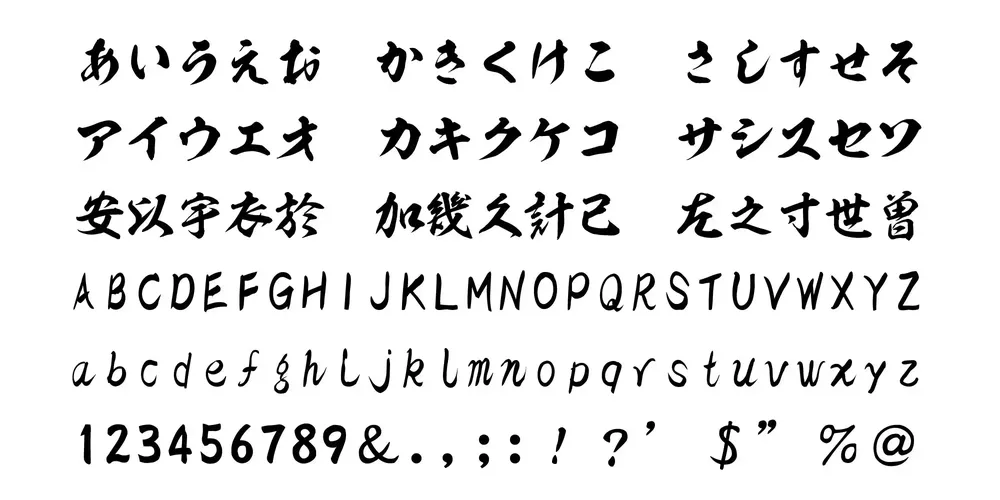
#> input picture ksw_syouwa.webp, 1000 x 500 px, shrunk from 2000 x 1000 before the run
$ python extract_chars.py
#> lines starting #> are read from the running program, lines starting #| are printed output that depends on the picture; after the words box and inside, x2 and y2 are one past the last pixel; in counts of white or black regions, pixels touching at a corner belong together
"""
手書き文字画像から1文字ずつ画像を切り出して個別ファイルに保存するスクリプト。

処理フロー:
    1. グレースケール化
    2. 二値化（Otsu法）
    3. 膨張処理: 縦長カーネルで「i/jの点」「濁点・半濁点」「漢字の偏旁」を結合
    4. 輪郭抽出 → 面積フィルタでノイズ除去
    5. Y座標で行にグループ化 → 各行をX座標で左→右にソート
    6. 行内の後処理:
         - 幅広ボックスの縦投影分割（隣接漢字などの誤結合を解消）
         - 狭い隣接ボックスの結合（「い」など2本線の字の救済）
    7. 膨張前の綺麗な二値化画像から、パディング付きで切り出して保存

使い方:
    # 依存関係をインストール
    pip install opencv-python numpy

    # スクリプトと同じ階層に入力画像を置いて実行
    python extract_chars.py
"""

import os
from pathlib import Path

import cv2
import numpy as np

# ===== 設定（画像特性に合わせて調整） =========================
INPUT_IMAGE = "ksw_syouwa.webp"
OUTPUT_DIR = "output"

# 膨張カーネル: 縦を長めにして「点」「濁点」「偏旁」を本体と結合。
# 横は控えめにして隣の文字と過度に結合しないようにする
DILATE_KERNEL_SIZE = (5, 15)     # (幅, 高さ)
DILATE_ITERATIONS = 2

# ノイズ除去: バウンディングボックスの最小面積
MIN_AREA = 150

# 行グループ化: 中央値高さ × この係数 以内なら同じ行
ROW_THRESHOLD_RATIO = 0.6

# 行内の後処理（狭い隣接ボックスの結合）
#   NARROW_RATIO: 行中央値幅 × この係数より狭いボックスは「狭い」とみなす
#   TINY_RATIO:   これ以下なら単独でも隣と結合する
#   MAX_GAP_RATIO: 横方向ギャップが 行中央値幅 × この係数以内なら結合対象
NARROW_RATIO = 0.55
TINY_RATIO = 0.40
MAX_GAP_RATIO = 0.30

# 行内の後処理（幅広ボックスの分割）
#   WIDE_RATIO: 行中央値幅 × この係数を超えるボックスは「2文字以上結合」候補
#   SPLIT_VALLEY_RATIO: 谷の深さがピークの何割以下なら分割点とみなすか
WIDE_RATIO = 1.6
SPLIT_VALLEY_RATIO = 0.15

# 保存時のパディング（px）
PADDING = 10
# =============================================================


def _group_into_rows(
    bboxes: list[tuple[int, int, int, int]],
    median_h: float,
) -> list[list[tuple[int, int, int, int]]]:
    """バウンディングボックスをY座標で行にグループ化する。

    Y中心座標でソートし、行の平均Y中心から `median_h * ROW_THRESHOLD_RATIO`
    以内なら同じ行として扱う（ランニング平均で行の重心を更新）。
    """
    row_threshold = median_h * ROW_THRESHOLD_RATIO
    bboxes_with_yc = sorted(
        [(x, y, w, h, y + h / 2.0) for (x, y, w, h) in bboxes],
        key=lambda b: b[4],
    )

    rows: list[list[tuple[int, int, int, int]]] = []
    current_row: list[tuple[int, int, int, int]] = []
    current_row_yc: float | None = None

    for x, y, w, h, yc in bboxes_with_yc:
        if current_row_yc is None or abs(yc - current_row_yc) < row_threshold:
            current_row.append((x, y, w, h))
            n = len(current_row)
            current_row_yc = (
                yc if n == 1 else (current_row_yc * (n - 1) + yc) / n
            )
        else:
            rows.append(current_row)
            current_row = [(x, y, w, h)]
            current_row_yc = yc
    if current_row:
        rows.append(current_row)
    return rows


def _split_wide_box(
    bbox: tuple[int, int, int, int],
    binary: np.ndarray,
    median_w: float,
) -> list[tuple[int, int, int, int]]:
    """幅が中央値より大きすぎるボックスを縦投影から分割する。

    元の二値化画像（膨張前）に対して、ボックス内の各列の白画素数を
    数え、谷（画素数がピークの `SPLIT_VALLEY_RATIO` 倍以下の連続領域）
    をすべて検出する。谷の中心位置で分割し、分割後の各幅が
    「中央値 × NARROW_RATIO」以上になるものだけ採用する。
    """
    x, y, w, h = bbox
    if w <= median_w * WIDE_RATIO:
        return [bbox]

    region = binary[y : y + h, x : x + w]
    col_sum = np.sum(region > 0, axis=0)  # 各列の前景画素数
    peak = float(col_sum.max()) if col_sum.size else 0.0
    if peak <= 0:
        return [bbox]
    valley_threshold = peak * SPLIT_VALLEY_RATIO

    # 谷領域（連続する低画素列）を検出
    is_valley = col_sum <= valley_threshold
    valleys: list[tuple[int, int]] = []
    i = 0
    W = len(col_sum)
    while i < W:
        if is_valley[i]:
            j = i
            while j < W and is_valley[j]:
                j += 1
            # 端の谷（余白）は除外し、内部の谷だけ分割候補に
            if i > 0 and j < W:
                valleys.append((i, j))
            i = j
        else:
            i += 1

    if not valleys:
        return [bbox]

    # 各谷の中心でボックスを分割
    cut_positions = [(a + b) // 2 for (a, b) in valleys]
    sub_boxes: list[tuple[int, int, int, int]] = []
    prev = 0
    min_sub_w = median_w * NARROW_RATIO
    for cx in cut_positions:
        sub_w = cx - prev
        if sub_w >= min_sub_w:
            sub_boxes.append((x + prev, y, sub_w, h))
        prev = cx
    tail_w = w - prev
    if tail_w >= min_sub_w:
        sub_boxes.append((x + prev, y, tail_w, h))

    # 有効な分割が得られなかった場合は元のボックスを返す
    if len(sub_boxes) < 2:
        return [bbox]
    return sub_boxes


def _refine_row(
    row: list[tuple[int, int, int, int]],
    binary: np.ndarray,
) -> list[tuple[int, int, int, int]]:
    """行内で極端に狭い隣接ボックスを結合する。

    「い」のように縦2本線で構成される字は、縦優位の膨張だけでは
    結合されないことがある。行の中央値幅を基準に、不自然に狭い
    ボックス同士（または片方が極小）を近接距離で結合する。
    """
    row = sorted(row, key=lambda b: b[0])
    if not row:
        return row

    widths = [w for (_, _, w, _) in row]
    median_w = float(np.median(widths))

    # --- (a) 幅広ボックスの分割（複数文字が結合してしまったケースの救済）---
    expanded: list[tuple[int, int, int, int]] = []
    for bbox in row:
        expanded.extend(_split_wide_box(bbox, binary, median_w))
    row = sorted(expanded, key=lambda b: b[0])
    if len(row) < 2:
        return row

    # 分割後の中央値で閾値を再計算
    widths = [w for (_, _, w, _) in row]
    median_w = float(np.median(widths))
    narrow_threshold = median_w * NARROW_RATIO
    tiny_threshold = median_w * TINY_RATIO
    max_gap = median_w * MAX_GAP_RATIO

    # --- (b) 狭い隣接ボックスの結合（分離しやすい字の救済）---
    changed = True
    while changed:
        changed = False
        for i in range(len(row) - 1):
            x1, y1, w1, h1 = row[i]
            x2, y2, w2, h2 = row[i + 1]
            gap = x2 - (x1 + w1)
            both_narrow = w1 < narrow_threshold and w2 < narrow_threshold
            one_tiny = min(w1, w2) < tiny_threshold
            if gap < max_gap and (both_narrow or one_tiny):
                # 2つのボックスを包含する新しいボックス
                nx = min(x1, x2)
                ny = min(y1, y2)
                nx2 = max(x1 + w1, x2 + w2)
                ny2 = max(y1 + h1, y2 + h2)
                row[i] = (nx, ny, nx2 - nx, ny2 - ny)
                row.pop(i + 1)
                changed = True
                break
    return row


def extract_characters(image_path: str, output_dir: str) -> int:
    # --- 1. 画像読み込み ---
#> called with image_path = 'ksw_syouwa.webp', output_dir = 'output'
    img = cv2.imread(image_path)
#> img is the input picture: shape (500, 1000, 3); mean B, G, R 229.7, 229.7, 229.7
    if img is None:
        raise FileNotFoundError(f"画像が読み込めませんでした: {image_path}")

    # --- 2. グレースケール化 ---
    gray = cv2.cvtColor(img, cv2.COLOR_BGR2GRAY)

    # --- 3. 二値化（Otsu法 + 反転: 文字=255, 背景=0） ---
    # 輪郭抽出は前景を白として扱うため反転する
    _, binary = cv2.threshold(
        gray, 0, 255, cv2.THRESH_BINARY_INV + cv2.THRESH_OTSU
    )
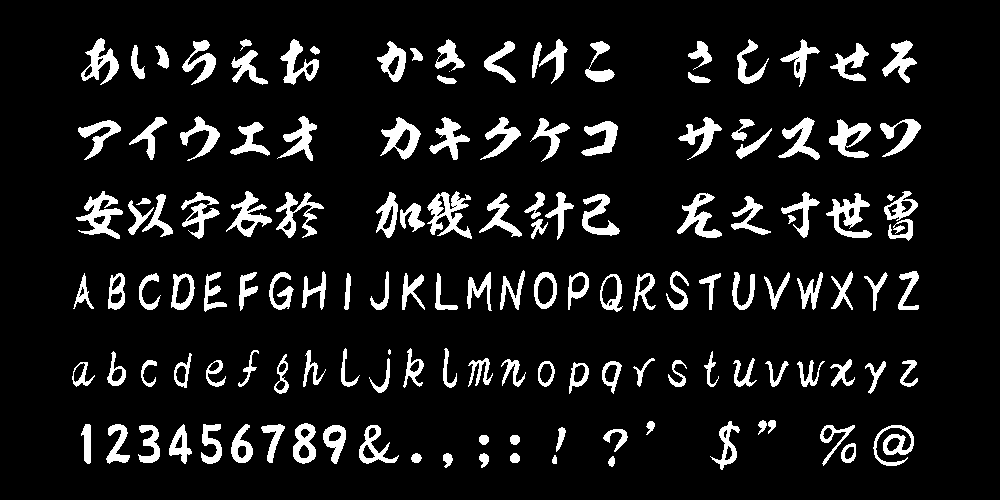
#> binary: shape (500, 1000); 10.1% white; 142 white regions (2 under 20 px), largest, box (x1, y1, x2, y2) and area: (427, 191, 472, 239) 1011, (76, 191, 123, 239) 924, (826, 193, 872, 238) 866

    # --- 4. 膨張処理（結合処理） ---
    # 縦長カーネルで i/j の点、濁点・半濁点、漢字の偏旁などを1つの塊に
    kernel = cv2.getStructuringElement(cv2.MORPH_RECT, DILATE_KERNEL_SIZE)
    dilated = cv2.dilate(binary, kernel, iterations=DILATE_ITERATIONS)
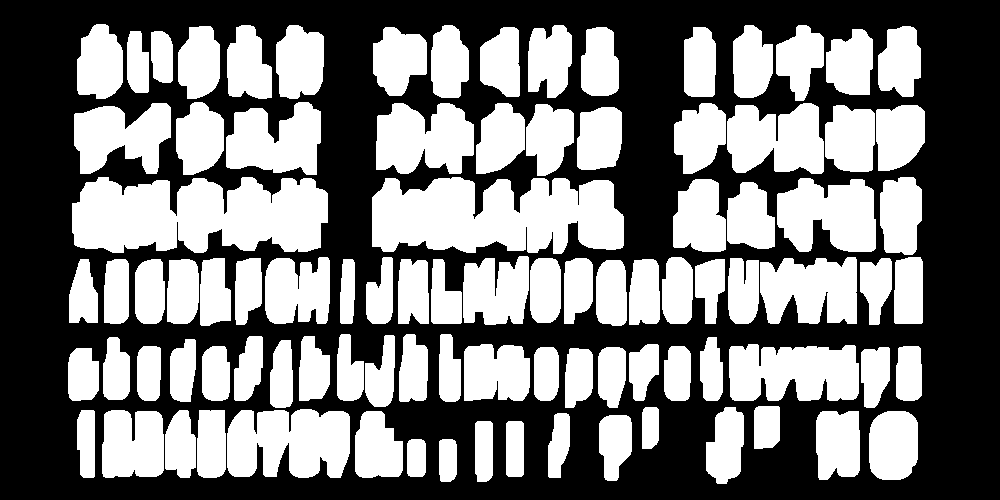
#> dilated: shape (500, 1000); 47.3% white; 94 white regions

    # --- 5. 輪郭抽出（外側の輪郭のみ） + 面積フィルタ ---
    contours, _ = cv2.findContours(
        dilated, cv2.RETR_EXTERNAL, cv2.CHAIN_APPROX_SIMPLE
    )
#> contours = 94 contours; largest, box (x1, y1, x2, y2) and area: (72, 177, 328, 253) 15242, (372, 177, 624, 254) 14898, (227, 409, 350, 478) 6859, (729, 344, 859, 401) 6127, (777, 178, 876, 252) 5495
    bboxes: list[tuple[int, int, int, int]] = []
    for c in contours:
        x, y, w, h = cv2.boundingRect(c)
        if w * h >= MIN_AREA:
            bboxes.append((x, y, w, h))
#> this loop made 94 passes
#> (x, y, w, h) on passes 1 to 12: (439, 439, 18, 43), (407, 439, 19, 38), (506, 421, 18, 56), (475, 421, 18, 61), (599, 415, 33, 66), (548, 413, 22, 65), (869, 411, 49, 69), (816, 411, 44, 69), (355, 411, 48, 67), (197, 410, 29, 68), (165, 410, 31, 68), (102, 410, 62, 68)
#> after the loop, bboxes = 94 items, first 6: (439, 439, 18, 43), (407, 439, 19, 38), (506, 421, 18, 56), (475, 421, 18, 61), (599, 415, 33, 66), (548, 413, 22, 65)

    if not bboxes:
        print("文字が検出されませんでした。パラメータを調整してください。")
        return 0

    # --- 6. 行でグループ化 → 各行を左→右にソート → 行内後処理 ---
    median_h = float(np.median([h for (_, _, _, h) in bboxes]))
#> median_h = 67
    rows = _group_into_rows(bboxes, median_h)
#> in _group_into_rows, `row_threshold = median_h * ROW_THRESHOLD_RATIO`: row_threshold = 40.2
#> in _group_into_rows, `bboxes_with_yc = sorted( [(x, y, w, h, y + h / 2.0) for (x, y, w, h) i..`: bboxes_with_yc = 94 items, first 6: (151, 31, 22, 52, 57), (581, 27, 38, 69, 61.5), (373, 27, 54, 69, 61.5), (878, 26, 43, 71, 61.5), (733, 25, 40, 73, 61.5), (528, 25, 44, 73, 61.5)
#> the loop in _group_into_rows, `for x, y, w, h, yc in bboxes_with_yc:` made 94 passes
#> (x, y, w, h, yc, n, current_row_yc) on passes 1 to 12: (151, 31, 22, 52, 57, 1, 57), (581, 27, 38, 69, 61.5, 2, 59.25), (373, 27, 54, 69, 61.5, 3, 60), (878, 26, 43, 71, 61.5, 4, 60.38), (733, 25, 40, 73, 61.5, 5, 60.6), (528, 25, 44, 73, 61.5, 6, 60.75), (431, 25, 38, 73, 61.5, 7, 60.86), (77, 24, 46, 75, 61.5, 8, 60.94), (127, 31, 22, 62, 62, 9, 61.06), (826, 29, 47, 66, 62, 10, 61.15), (684, 27, 32, 70, 62, 11, 61.23), (480, 27, 40, 70, 62, 12, 61.29)
#> (x, y, w, h, yc, current_row_yc) on passes 17, 28, 34, 56: (876, 105, 49, 66, 138, 138), (777, 178, 99, 74, 215, 215), (530, 258, 31, 65, 290.5, 290.5), (337, 334, 27, 67, 367.5, 367.5)
#> after the loop in _group_into_rows, `for x, y, w, h, yc in bboxes_with_yc:`: n = 17; rows = 5 items
#> rows = 6 items
    rows = [_refine_row(r, binary) for r in rows]
#> after the loop in _refine_row, `for bbox in row:`: expanded = 16 items, first 6: (77, 24, 46, 75), (127, 31, 22, 62), (151, 31, 22, 52), (178, 26, 42, 73), (227, 25, 45, 74), (276, 25, 48, 74)
#> in _refine_row, `row = sorted(expanded, key=lambda b: b[0])`: row has the same summary as expanded
#> in _refine_row, `widths = [w for (_, _, w, _) in row]`: widths = [46, 22, 22, 42, 45, 48, 54, 38, 40, 44, 38, 32, 40, 48, 47, 43]
#> in _refine_row, `median_w = float(np.median(widths))`: median_w = 42.5
#> in _refine_row, `narrow_threshold = median_w * NARROW_RATIO`: narrow_threshold = 23.38
#> in _refine_row, `tiny_threshold = median_w * TINY_RATIO`: tiny_threshold = 17
#> in _refine_row, `max_gap = median_w * MAX_GAP_RATIO`: max_gap = 12.75
#> after the loop in _refine_row, `while changed:`: row = 15 items, first 6: (77, 24, 46, 75), (127, 31, 46, 62), (178, 26, 42, 73), (227, 25, 45, 74), (276, 25, 48, 74), (373, 27, 54, 69)
#> the loop in _refine_row (call 2), `for bbox in row:` made 11 passes
#> (x in _split_wide_box, y in _split_wide_box, w in _split_wide_box, h in _split_wide_box) on passes 2, 5, 6, 7, 8, 10, 11: (176, 102, 48, 73), (476, 103, 49, 71), (526, 104, 48, 72), (577, 107, 45, 63), (674, 103, 52, 71), (825, 105, 50, 67), (876, 105, 49, 66)
#> (x in _split_wide_box, y in _split_wide_box, w in _split_wide_box, h in _split_wide_box, peak in _split_wide_box, valley_threshold in _split_wide_box, W in _split_wide_box, cut_positions in _split_wide_box) on passes 1, 3, 4, 9: (74, 103, 97, 71, 35, 5.25, 97, [54]), (226, 102, 95, 73, 40, 6, 95, [11, 49]), (376, 103, 98, 71, 36, 5.4, 98, [49]), (727, 103, 97, 71, 33, 4.95, 97, [48])
#> pass 1, in _split_wide_box (call 17), `region = binary[y : y + h, x : x + w]`:
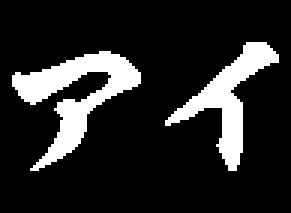
#> region: shape (71, 97) (shown 3 times larger); 15.3% white; 2 white regions, box (x1, y1, x2, y2) and area: (4, 17, 47, 57) 601, (55, 14, 93, 57) 452
#> the loop in _refine_row (call 3), `for bbox in row:` made 6 passes
#> (x in _split_wide_box, y in _split_wide_box, w in _split_wide_box, h in _split_wide_box, peak in _split_wide_box, valley_threshold in _split_wide_box, W in _split_wide_box) on passes 1 to 2: (72, 177, 256, 76, 44, 6.6, 256), (372, 177, 252, 77, 47, 7.05, 252)
#> (x in _split_wide_box, y in _split_wide_box, w in _split_wide_box, h in _split_wide_box) on passes 3 to 4: (673, 179, 53, 73), (727, 182, 48, 67)
#> pass 1, in _split_wide_box (call 28), `region = binary[y : y + h, x : x + w]`:
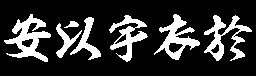
#> region: shape (76, 256); 19.9% white; 7 white regions, largest, box (x1, y1, x2, y2) and area: (4, 14, 51, 62) 924, (204, 15, 252, 61) 793, (154, 14, 200, 60) 750

    sorted_bboxes: list[tuple[int, int, int, int]] = []
    for row in rows:
        sorted_bboxes.extend(sorted(row, key=lambda b: b[0]))
#> this loop made 6 passes

    # --- 7. 出力フォルダ作成 ---
    os.makedirs(output_dir, exist_ok=True)

    # --- 8. 切り出して保存 ---
    # 保存は「膨張前の綺麗な二値化画像」を白背景・黒文字にして使う
    clean_binary = cv2.bitwise_not(binary)
    H, W = clean_binary.shape

    for i, (x, y, w, h) in enumerate(sorted_bboxes, start=1):
        x0 = max(0, x - PADDING)
        y0 = max(0, y - PADDING)
        x1 = min(W, x + w + PADDING)
        y1 = min(H, y + h + PADDING)
        char_img = clean_binary[y0:y1, x0:x1]
        out_path = os.path.join(output_dir, f"char_{i:03d}.png")
        cv2.imwrite(out_path, char_img)
#> this loop made 113 passes
#> (x, y, w, h) on passes 1 to 12: (77, 24, 46, 75), (127, 31, 46, 62), (178, 26, 42, 73), (227, 25, 45, 74), (276, 25, 48, 74), (373, 27, 54, 69), (431, 25, 38, 73), (480, 27, 40, 70), (528, 25, 44, 73), (581, 27, 38, 69), (684, 27, 32, 70), (733, 25, 40, 73)
#> pass 1, in extract_characters, `char_img = clean_binary[y0:y1, x0:x1]`:
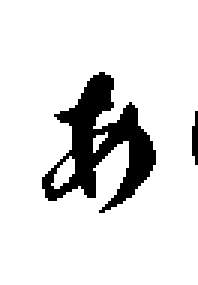
#> char_img: shape (95, 66) (shown 3 times larger); 87.8% white; 2 black regions, box (x1, y1, x2, y2) and area: (14, 24, 52, 71) 737, (64, 37, 66, 55) 28
#> pass 2, in extract_characters, `char_img = clean_binary[y0:y1, x0:x1]`:
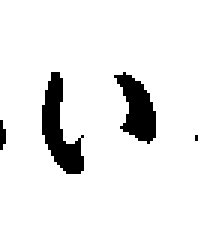
#> char_img: shape (82, 66) (shown 3 times larger); 92% white; 4 black regions (2 under 20 px), largest, box (x1, y1, x2, y2) and area: (14, 24, 28, 58) 230, (38, 24, 52, 48) 188
#> pass 3, in extract_characters, `char_img = clean_binary[y0:y1, x0:x1]`:
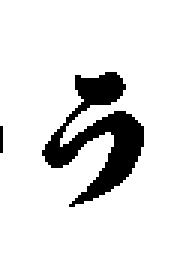
#> char_img: shape (93, 62) (shown 3 times larger); 89.3% white; 2 black regions (1 under 20 px), largest, box (x1, y1, x2, y2) and area: (14, 24, 48, 69) 610

    return len(sorted_bboxes)


if __name__ == "__main__":
    base_dir = Path(__file__).resolve().parent
    input_path = base_dir / INPUT_IMAGE
    output_path = base_dir / OUTPUT_DIR

    count = extract_characters(str(input_path), str(output_path))
    print(f"{count} 個の文字を {output_path}/ に保存しました")
#| 113 個の文字を output/ に保存しました
